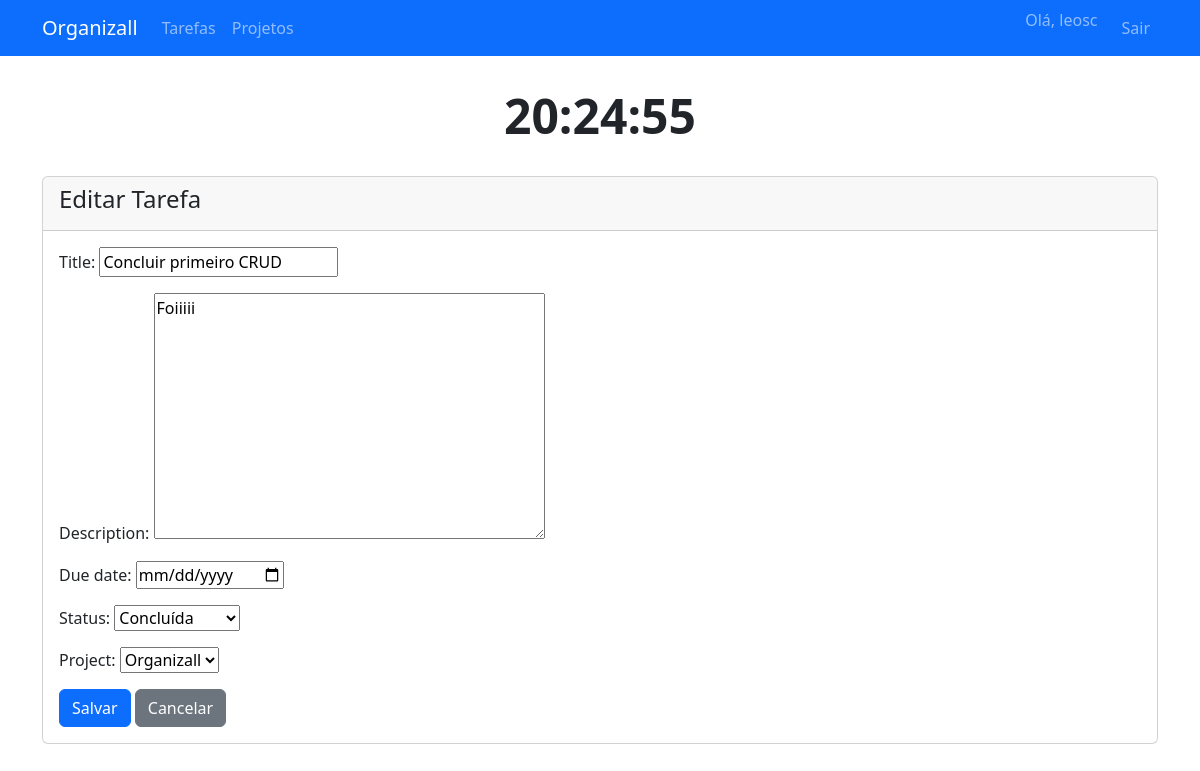
The page /tasks/1/update/ (signed in) on the database its author committed.
### organizer/models.py (models this page shows, shortened)
class Task(models.Model):
    STATUS_CHOICES = [
        ('backlog', 'Backlog'),
        ('doing', 'Em Progresso'),
        ('done', 'Concluída'),
    ]
    title = models.CharField(max_length=200)
    description = models.TextField()
    due_date = models.DateField()
    status = models.CharField(max_length=20, choices=STATUS_CHOICES, default='backlog')
    project = models.ForeignKey(Project, on_delete=models.CASCADE, null=True, blank=True)
    owner = models.ForeignKey(User, on_delete=models.CASCADE)

### organizer/views.py (the view)
# urls.py: path('tasks/<int:pk>/update/', views.task_update, name='task-update'),
@login_required
def task_update(request, pk):
    task = get_object_or_404(Task, pk=pk, owner=request.user)
    if request.method == 'POST':
        form = TaskForm(request.POST, instance=task)
        if form.is_valid():
            form.save()
            messages.success(request, 'Tarefa atualizada com sucesso!')
            return redirect('task-detail', pk=task.pk)
    else:
        form = TaskForm(instance=task)
    return render(request, 'organizer/tasks_pages/task_form.html', {'form': form, 'title': 'Editar Tarefa'})

### organizer/forms.py
class TaskForm(forms.ModelForm):
    class Meta:
        model = Task
        fields = ['title', 'description', 'due_date', 'status', 'project']
        widgets = {
            'due_date': forms.DateInput(attrs={'type': 'date'}),
        }

### organizer/models.py (called while the page is built)
    def __str__(self):
        return self.name

### templates/organizer/tasks_pages/task_form.html (shortened to what this page needs)
{% extends "organizer/base.html" %}
{% block content %}
<div class="card">
    <div class="card-header">
        <h4>{{ title }}</h4>
    </div>
    <div class="card-body">
        <form method="post">
            {{ form.as_p }}
            <button type="submit" class="btn btn-primary">Salvar</button>
            <a href="{% url 'task-list' %}" class="btn btn-secondary">Cancelar</a>
        </form>
    </div>
</div>
{% endblock %}

### templates/includes/navbar.html (shortened to what this page needs)
<nav class="navbar navbar-expand-lg navbar-dark bg-primary mb-4">
    <div class="container">
        <a class="navbar-brand" href="{% url 'dashboard' %}">Organizall</a>
        <div class="collapse navbar-collapse" id="navbarNav">
            <ul class="navbar-nav me-auto">
                <li class="nav-item">
                    <a class="nav-link" href="{% url 'task-list' %}">Tarefas</a>
                </li>
                <li class="nav-item">
                    <a class="nav-link" href="{% url 'project-list' %}">Projetos</a>
                </li>
            </ul>
            <ul class="navbar-nav">
                <li class="nav-item">
                    <span class="navbar-text me-3">Olá, {{ request.user.username }}</span>
                </li>
                <li class="nav-item">
                    <a class="nav-link" href="{% url 'logout' %}">Sair</a>
                </li>
            </ul>
        </div>
    </div>
</nav>

### rows shown on the page
Task: title "Concluir primeiro CRUD", description "Foiiiii", status "Concluída", project "Organizall"

### other values the page prints
{{ request.user.username }} "leosc"
{{ title }} "Editar Tarefa"
